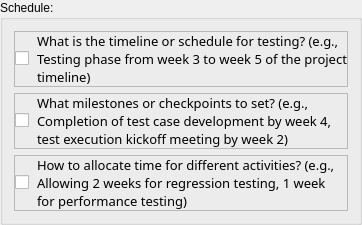
                      <widget class="QGroupBox" name="groupBox_29">
                       <property name="title">
                        <string>Schedule:</string>
                       </property>
                       <layout class="QVBoxLayout" name="verticalLayout_40">
                        <item>
                         <widget class="QFrame" name="frame_76">
                          <property name="frameShape">
                           <enum>QFrame::StyledPanel</enum>
                          </property>
                          <property name="frameShadow">
                           <enum>QFrame::Raised</enum>
                          </property>
                          <layout class="QHBoxLayout" name="horizontalLayout_81">
                           <property name="spacing">
                            <number>8</number>
                           </property>
                           <property name="leftMargin">
                            <number>0</number>
                           </property>
                           <property name="topMargin">
                            <number>0</number>
                           </property>
                           <property name="rightMargin">
                            <number>0</number>
                           </property>
                           <property name="bottomMargin">
                            <number>0</number>
                           </property>
                           <item>
                            <widget class="QCheckBox" name="cb22">
                             <property name="sizePolicy">
                              <sizepolicy hsizetype="Fixed" vsizetype="Fixed">
                               <horstretch>0</horstretch>
                               <verstretch>0</verstretch>
                              </sizepolicy>
                             </property>
                             <property name="text">
                              <string/>
                             </property>
                            </widget>
                           </item>
                           <item>
                            <widget class="QLabel" name="label_80">
                             <property name="font">
                              <font>
                               <family>Cascadia Mono</family>
                               <pointsize>10</pointsize>
                               <weight>50</weight>
                               <italic>false</italic>
                               <bold>false</bold>
                              </font>
                             </property>
                             <property name="text">
                              <string>What is the timeline or schedule for testing? (e.g., Testing phase from week 3 to week 5 of the project timeline)</string>
                             </property>
                             <property name="wordWrap">
                              <bool>true</bool>
                             </property>
                            </widget>
                           </item>
                          </layout>
                         </widget>
                        </item>
                        <item>
                         <widget class="QFrame" name="frame_77">
                          <property name="frameShape">
                           <enum>QFrame::StyledPanel</enum>
                          </property>
                          <property name="frameShadow">
                           <enum>QFrame::Raised</enum>
                          </property>
                          <layout class="QHBoxLayout" name="horizontalLayout_82">
                           <property name="spacing">
                            <number>8</number>
                           </property>
                           <property name="leftMargin">
                            <number>0</number>
                           </property>
                           <property name="topMargin">
                            <number>0</number>
                           </property>
                           <property name="rightMargin">
                            <number>0</number>
                           </property>
                           <property name="bottomMargin">
                            <number>0</number>
                           </property>
                           <item>
                            <widget class="QCheckBox" name="cb23">
                             <property name="sizePolicy">
                              <sizepolicy hsizetype="Fixed" vsizetype="Fixed">
                               <horstretch>0</horstretch>
                               <verstretch>0</verstretch>
                              </sizepolicy>
                             </property>
                             <property name="text">
                              <string/>
                             </property>
                            </widget>
                           </item>
                           <item>
                            <widget class="QLabel" name="label_81">
                             <property name="font">
                              <font>
                               <family>Cascadia Mono</family>
                               <pointsize>10</pointsize>
                               <weight>50</weight>
                               <italic>false</italic>
                               <bold>false</bold>
                              </font>
                             </property>
                             <property name="text">
                              <string>What milestones or checkpoints to set? (e.g., Completion of test case development by week 4, test execution kickoff meeting by week 2)</string>
                             </property>
                             <property name="wordWrap">
                              <bool>true</bool>
                             </property>
                            </widget>
                           </item>
                          </layout>
                         </widget>
                        </item>
                        <item>
                         <widget class="QFrame" name="frame_78">
                          <property name="frameShape">
                           <enum>QFrame::StyledPanel</enum>
                          </property>
                          <property name="frameShadow">
                           <enum>QFrame::Raised</enum>
                          </property>
                          <layout class="QHBoxLayout" name="horizontalLayout_83">
                           <property name="spacing">
                            <number>8</number>
                           </property>
                           <property name="leftMargin">
                            <number>0</number>
                           </property>
                           <property name="topMargin">
                            <number>0</number>
                           </property>
                           <property name="rightMargin">
                            <number>0</number>
                           </property>
                           <property name="bottomMargin">
                            <number>0</number>
                           </property>
                           <item>
                            <widget class="QCheckBox" name="cb24">
                             <property name="sizePolicy">
                              <sizepolicy hsizetype="Fixed" vsizetype="Fixed">
                               <horstretch>0</horstretch>
                               <verstretch>0</verstretch>
                              </sizepolicy>
                             </property>
                             <property name="text">
                              <string/>
                             </property>
                            </widget>
                           </item>
                           <item>
                            <widget class="QLabel" name="label_82">
                             <property name="font">
                              <font>
                               <family>Cascadia Mono</family>
                               <pointsize>10</pointsize>
                               <weight>50</weight>
                               <italic>false</italic>
                               <bold>false</bold>
                              </font>
                             </property>
                             <property name="text">
                              <string>How to allocate time for different activities? (e.g., Allowing 2 weeks for regression testing, 1 week for performance testing)</string>
                             </property>
                             <property name="wordWrap">
                              <bool>true</bool>
                             </property>
                            </widget>
                           </item>
                          </layout>
                         </widget>
                        </item>
                       </layout>
                      </widget>
